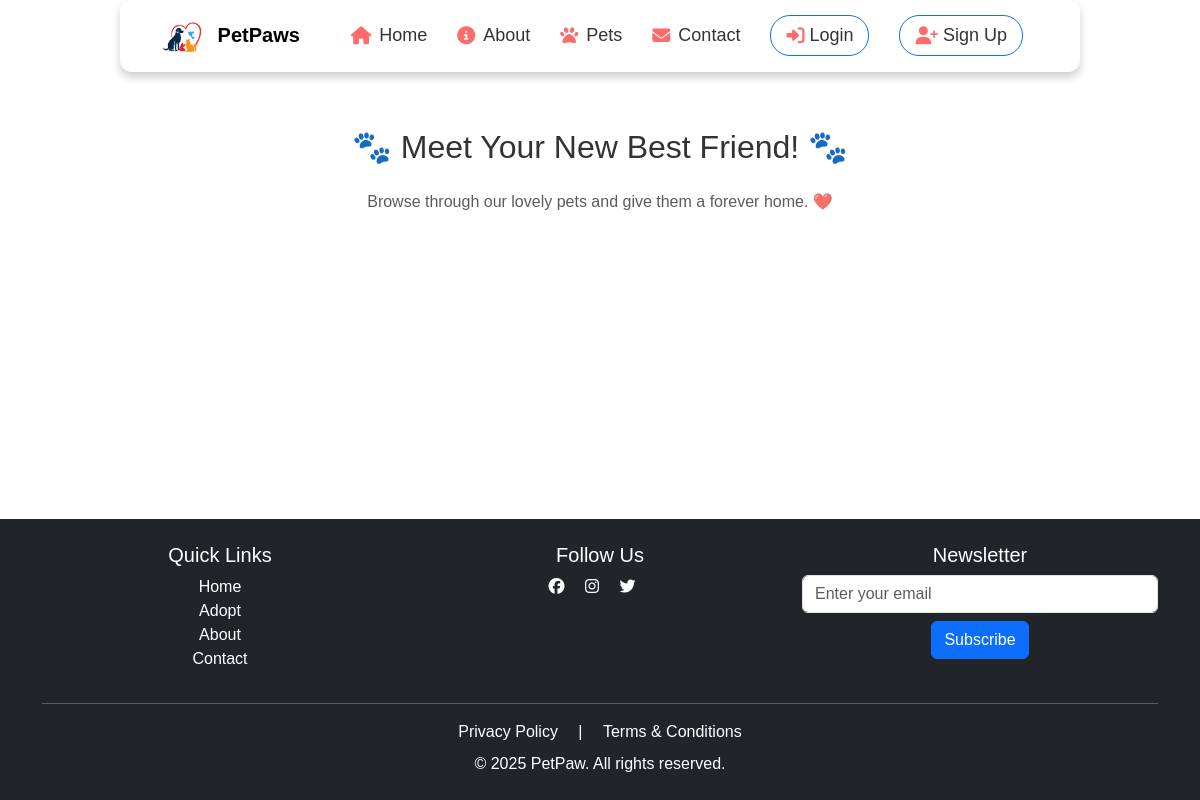
/pets, run on an earlier commit of the app's database.
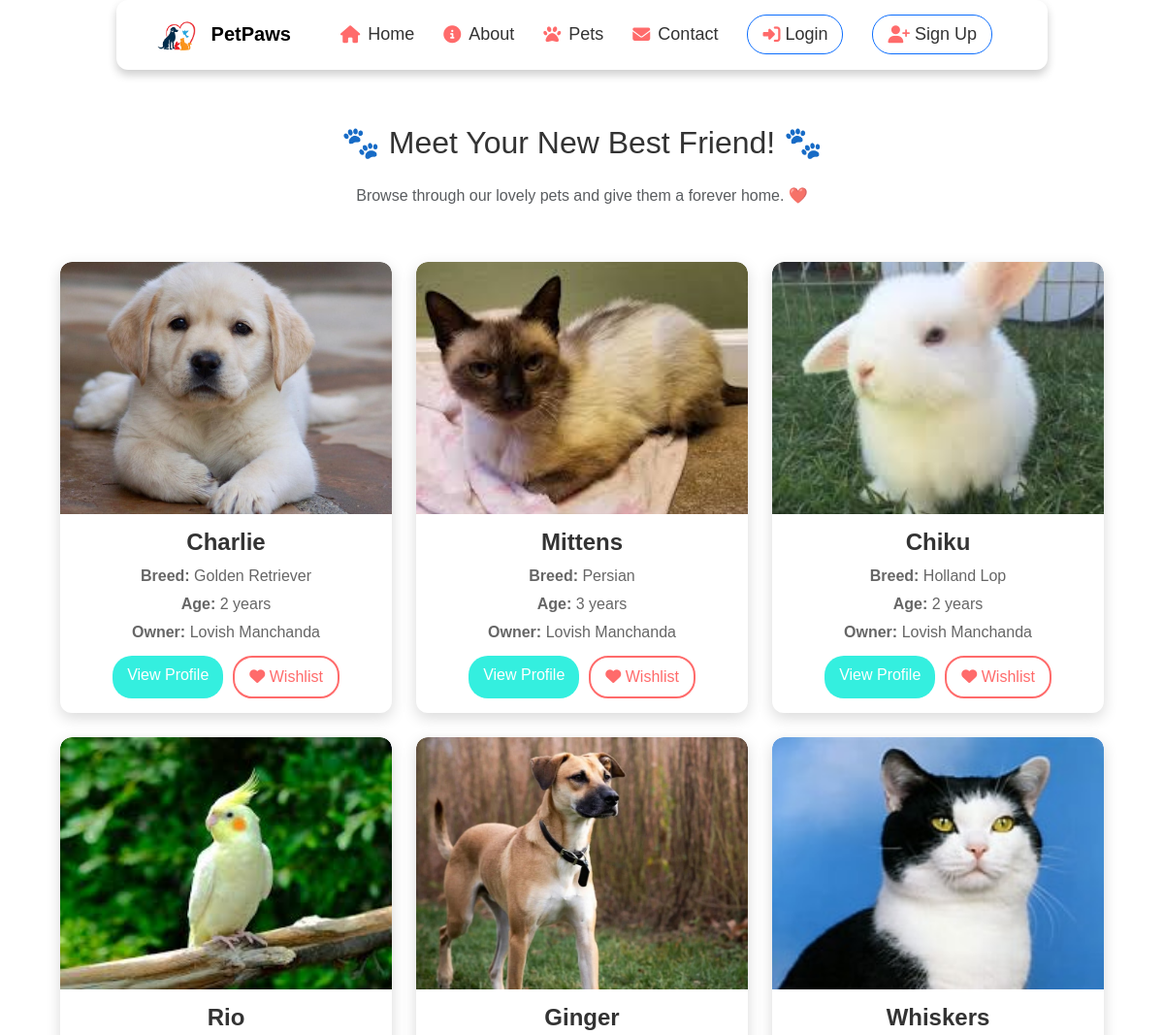
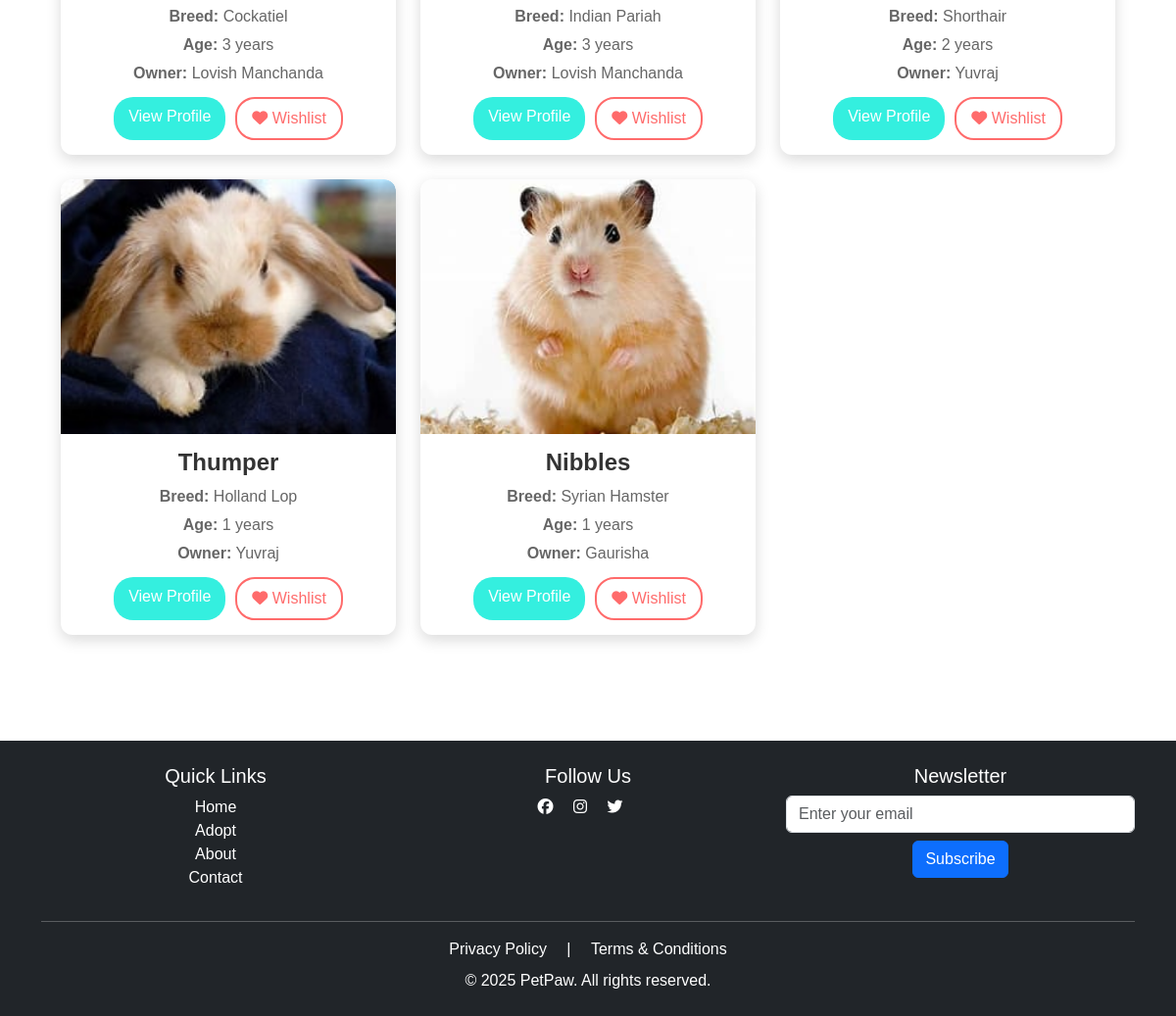
And on a later commit of the database (2 pictures, top to bottom).
### app.py (models this page shows, shortened)
class Pet(db.Model):
    id = db.Column(db.Integer, primary_key=True)
    name = db.Column(db.String(100), nullable=False)
    breed = db.Column(db.String(100), nullable=False)
    age = db.Column(db.Integer, nullable=False)
    description = db.Column(db.Text, nullable=True)
    image_filename = db.Column(db.String(255), nullable=True, default="default_pet.jpg")  # Default image if none uploaded
    status = db.Column(db.String(50), default="Available")  # Available, Adopted, etc.
    owner_id = db.Column(db.Integer, db.ForeignKey("user.id"), nullable=False)  # Link to User table
    medical_issues = db.Column(db.String(255), nullable=True)  # Any medical issues (Yes/No + Description)
    pet_type = db.Column(db.String(50), nullable=False)  # Dropdown (Dog, Cat, Bird, Horse, Other)
    other_pet_type = db.Column(db.String(100), nullable=True)  # If "Other" is selected
    address = db.Column(db.String(255), nullable=False)  # Pet's location
    owner = db.relationship("User", backref="pets")

class User(db.Model, UserMixin):
    __tablename__ = "user"
    id = db.Column(db.Integer, primary_key=True)
    name = db.Column(db.String(150), nullable=False)
    email = db.Column(db.String(150), unique=True, nullable=False)
    password_hash = db.Column(db.String(256), nullable=False)
    mobile = db.Column(db.String(15), nullable=False)
    role = db.Column(db.String(50), nullable=False, default='user')
    wishlist_pets = db.relationship('Pet', secondary=wishlist, backref='wishlist_users')

### app.py (the view)
@app.route("/pets")
def pets():
    all_pets = Pet.query.all()
    return render_template("pets.html", pets=all_pets)

### templates/pets.html
{% extends "base.html" %}
{% block content %}
<link rel="stylesheet" href="{{ url_for('static', filename='petstyles.css') }}">
<div class="container my-5">
    <h2 class="text-center mb-4">🐾 Meet Your New Best Friend! 🐾</h2>
    <p class="text-center text-muted">Browse through our lovely pets and give them a forever home. ❤️</p>
    <div class="pets-container">
        {% for pet in pets %}
        <div class="pet-card">
            <img src="{{ url_for('static', filename='images/' + pet.image_filename) }}" alt="{{ pet.name }}">
            <div class="card-body">
                <h5 class="pet-name">{{ pet.name }}</h5>
                <p><strong>Breed:</strong> {{ pet.breed }}</p>
                <p><strong>Age:</strong> {{ pet.age }} years</p>
                <p><strong>Owner:</strong> {{ pet.owner.name }}</p>
                <div class="button-group">
                    <a href="{{ url_for('pet_profile', id=pet.id) }}" class="btn btn-primary">View Profile</a>
                    <a href="{{ url_for('add_to_wishlist', pet_id=pet.id) }}" class="btn btn-outline-danger">
                        <i class="fas fa-heart"></i> Wishlist
                    </a>
                </div>
            </div>
        </div>
        {% endfor %}
    </div>
</div>
{% endblock %}

### templates/base.html (shortened to what this page needs)
<!DOCTYPE html>
<html lang="en">
  <head>
    <link rel="stylesheet" href="https://cdn.jsdelivr.net/npm/bootstrap@5.3.3/dist/css/bootstrap.min.css">
    <link rel="stylesheet" href="{{ url_for('static', filename='styles.css') }}">
  </head>
  <body>
    <nav class="navbar navbar-expand-lg navbar-light fixed-top">
      <div class="container">
        <div class="logo">
          <a class="navbar-brand" href="/">
              <img src="{{ url_for('static', filename='images/logo.png') }}" alt="PetPaw Logo" width="40">
              PetPaws
          </a>
        </div>
          <div class="collapse navbar-collapse" id="navbarNav">
              <ul class="navbar-nav ms-auto nav-links">
                  <li class="nav-item"><a class="nav-links" href="/"><i class="fas fa-home"></i> Home</a></li>
                  <li class="nav-item"><a class="nav-links" href="/about"><i class="fas fa-info-circle"></i> About</a></li>
                  <li class="nav-item"><a class="nav-links" href="/pets"><i class="fas fa-paw"></i> Pets</a></li>
                  <li class="nav-item"><a class="nav-links" href="/contact"><i class="fas fa-envelope"></i> Contact</a></li>
                  {% if current_user.is_authenticated %}
                      <li class="nav-item"><a class="nav-links" href="/wishlist"><i class="fas fa-heart"></i> Wishlist</a></li>
                      <li class="nav-item"><a class="nav-links" href="/profile"><i class="fas fa-user"></i> Profile</a></li>
                      <li class="nav-item"><a class="nav-links btn btn-danger" href="/logout"><i class="fas fa-sign-out-alt"></i> Logout</a></li>
                  {% else %}
                      <li class="nav-item"><a class="nav-links btn btn-primary" href="/login"><i class="fas fa-sign-in-alt"></i> Login</a></li>
                      <li class="nav-item"><a class="nav-links btn btn-outline-primary" href="/register"><i class="fas fa-user-plus"></i> Sign Up</a></li>
                  {% endif %}
              </ul>
          </div>
      </div>
  </nav>
  <div class="content-wrapper">
    {% block content %} {% endblock %}
</div>
<footer class="bg-dark text-white text-center py-4">
  <div class="container">
      <div class="row">
          <div class="col-md-4 footer-links">
              <h5>Quick Links</h5>
              <ul class="list-unstyled">
                  <li><a href="/" class="text-white">Home</a></li>
                  <li><a href="/adopt" class="text-white">Adopt</a></li>
                  <li><a href="/about" class="text-white">About</a></li>
                  <li><a href="/contact" class="text-white">Contact</a></li>
              </ul>
          </div>
          <div class="col-md-4">
              <h5>Follow Us</h5>
              <a href="#" class="text-white me-3"><i class="fab fa-facebook"></i></a>
              <a href="#" class="text-white me-3"><i class="fab fa-instagram"></i></a>
              <a href="#" class="text-white me-3"><i class="fab fa-twitter"></i></a>
          </div>
          <div class="col-md-4">
              <h5>Newsletter</h5>
              <form>
                  <input type="email" class="form-control mb-2" placeholder="Enter your email">
                  <button class="btn btn-primary">Subscribe</button>
              </form>
          </div>
      </div>
      <hr class="bg-light">
      <div class="mt-3">
          <a href="/privacy" class="text-white me-3">Privacy Policy</a> |
          <a href="/terms" class="text-white ms-3">Terms & Conditions</a>
      </div>
      <p class="mb-0 mt-2">&copy; 2025 PetPaw. All rights reserved.</p>
  </div>
</footer>
  </body>
</html>

### static/styles.css (style rules this page uses)
body { font-family: 'Poppins', sans-serif; background-color: #f8f9fa; color: #333; transition: background-color 0.3s ease-in-out; }
.logo { display: flex; align-items: center; font-size: 22px; font-weight: 600; color: #333; }
.logo img { width: 50px; height: auto; margin-right: 10px; }
footer { background: #222; color: white; padding: 30px 0; transition: background-color 0.3s ease-in-out; }
footer a { color: #ff9a9e; text-decoration: none; }
* { margin: 0; padding: 0; box-sizing: border-box; font-family: 'Poppins', sans-serif; }
body { margin: 0; padding: 0; background: #ffffff; position: relative; min-height: 100vh; }
.navbar { position: fixed; top: 0; left: 50%; transform: translateX(-50%); width: 80%; background: #fff; padding: 15px 30px; border-radius: 12px; box-shadow: 0 5px 10px rgba(0,0,0,0.2); transition: top 0.3s ease-in-out; z-index: 1000; }
.logo img { width: 40px; margin-right: 10px; }
.nav-links { display: flex; align-items: center; }
.nav-links li { list-style: none; margin: 0 15px; }
.nav-links li a { position: relative; color: #333; font-size: 18px; font-weight: 500; padding: 6px 0; text-decoration: none; }
.nav-links li a:before { content: ''; position: absolute; bottom: 0; left: 0; height: 3px; width: 0%; background: #ff4757; border-radius: 12px; transition: all 0.4s ease; }
.nav-links li a.btn { background: transparent; color: #333; padding: 6px 15px; border-radius: 20px; transition: all 0.3s ease-in-out; }

### static/petstyles.css (style rules this page uses)
.pets-container { display: grid; grid-template-columns: repeat(auto-fit, minmax(280px, 1fr)); gap: 25px; padding: 40px 20px; justify-content: center; }
.pet-card { background: #ffffff; border-radius: 12px; overflow: hidden; box-shadow: 0 5px 15px rgba(0, 0, 0, 0.15); transition: transform 0.3s ease-in-out, box-shadow 0.3s ease-in-out; position: relative; }
.pet-card img { width: 100%; height: 260px; object-fit: cover; border-radius: 12px 12px 0 0; }
.pet-card .card-body { padding: 15px; text-align: center; }
.pet-card h5 { font-size: 1.5rem; font-weight: bold; color: #333; margin-bottom: 8px; }
.pet-card p { font-size: 1rem; color: #666; margin: 5px 0; }
.button-group { margin-top: 12px; display: flex; justify-content: center; gap: 10px; }
.pet-card .btn-primary { background-color: #34efdf; border: none; padding: 8px 15px; font-size: 1rem; border-radius: 20px; transition: all 0.3s ease-in-out; }
.pet-card .btn-outline-danger { border: 2px solid #ff6b6b; color: #ff6b6b; background: transparent; padding: 8px 15px; border-radius: 20px; font-size: 1rem; transition: all 0.3s ease-in-out; }

### templates/base.html (style rules this page uses)
body { padding-top: 80px; }
.nav-links li a i { margin-right: 8px; color: #ff6b6b; transition: color 0.3s ease-in-out; }
.nav-links .btn i { margin-right: 5px; }
.content-wrapper { flex: 1; }
html, body { height: 100%; margin: 0; display: flex; flex-direction: column; }
.content-wrapper { flex: 1; padding-bottom: 20px; }
footer { margin-top: auto; }

What changed in the data, as far as the page shows it:
added Pet: image_filename (picture), name "Charlie", breed "Golden Retriever", age "2", owner.name "Lovish Manchanda"
added Pet: image_filename (picture), name "Mittens", breed "Persian", age "3", owner.name "Lovish Manchanda"
added Pet: image_filename (picture), name "Chiku", breed "Holland Lop", age "2", owner.name "Lovish Manchanda"
added Pet: image_filename (picture), name "Rio", breed "Cockatiel", age "3", owner.name "Lovish Manchanda"
added Pet: image_filename (picture), name "Ginger", breed "Indian Pariah", age "3", owner.name "Lovish Manchanda"
added Pet: image_filename (picture), name "Whiskers", breed "Shorthair", age "2", owner.name "Yuvraj"
added Pet: image_filename (picture), name "Thumper", breed "Holland Lop", age "1", owner.name "Yuvraj"
added Pet: image_filename (picture), name "Nibbles", breed "Syrian Hamster", age "1", owner.name "Gaurisha"
